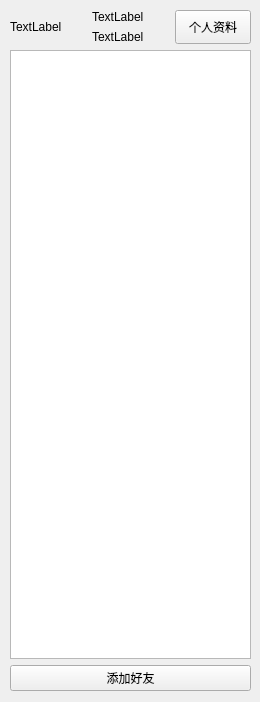
<?xml version="1.0" encoding="UTF-8"?>
<ui version="4.0">
 <class>Form</class>
 <widget class="QWidget" name="Form">
  <property name="geometry">
   <rect>
    <x>0</x>
    <y>0</y>
    <width>260</width>
    <height>702</height>
   </rect>
  </property>
  <property name="windowTitle">
   <string>Form</string>
  </property>
  <widget class="QWidget" name="verticalLayoutWidget">
   <property name="geometry">
    <rect>
     <x>10</x>
     <y>10</y>
     <width>241</width>
     <height>681</height>
    </rect>
   </property>
   <layout class="QVBoxLayout" name="verticalLayout">
    <item>
     <layout class="QHBoxLayout" name="horizontalLayout">
      <item>
       <widget class="QLabel" name="label">
        <property name="text">
         <string>TextLabel</string>
        </property>
       </widget>
      </item>
      <item>
       <layout class="QVBoxLayout" name="verticalLayout_2">
        <item>
         <widget class="QLabel" name="nicknameLabel">
          <property name="text">
           <string>TextLabel</string>
          </property>
         </widget>
        </item>
        <item>
         <widget class="QLabel" name="signatureLabel">
          <property name="text">
           <string>TextLabel</string>
          </property>
         </widget>
        </item>
       </layout>
      </item>
      <item>
       <widget class="QPushButton" name="infoButton">
        <property name="sizePolicy">
         <sizepolicy hsizetype="Ignored" vsizetype="Preferred">
          <horstretch>0</horstretch>
          <verstretch>0</verstretch>
         </sizepolicy>
        </property>
        <property name="minimumSize">
         <size>
          <width>0</width>
          <height>0</height>
         </size>
        </property>
        <property name="focusPolicy">
         <enum>Qt::TabFocus</enum>
        </property>
        <property name="text">
         <string>个人资料</string>
        </property>
       </widget>
      </item>
     </layout>
    </item>
    <item>
     <widget class="QListWidget" name="FriendsList"/>
    </item>
    <item>
     <widget class="QPushButton" name="addFriendBtn">
      <property name="text">
       <string>添加好友</string>
      </property>
     </widget>
    </item>
    <item>
     <layout class="QVBoxLayout" name="verticalLayout_3"/>
    </item>
   </layout>
  </widget>
 </widget>
 <resources/>
 <connections/>
</ui>
